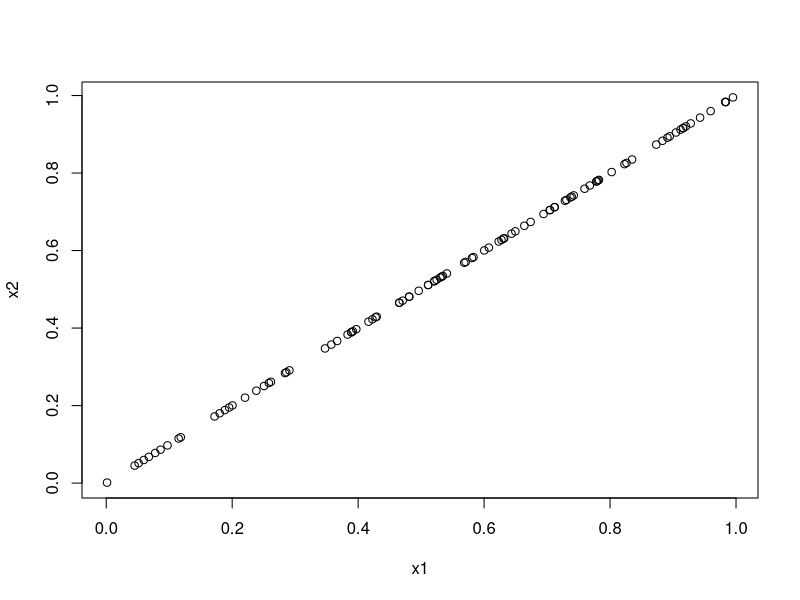

Write R code to recreate this figure.
## ---- chunk 1
knitr::opts_chunk$set(echo = TRUE)
## ---- chunk 2
set.seed(20202020)
x1 <- runif(100)
x2 <- x1
y <- x1+x2+rnorm(100)
## ---- chunk 3
m <- lm(y~x1+x2)
summary(m)
## ---- chunk 4
plot(x1,x2)
## ---- chunk 5
cor(x1,x2)
## ---- chunk 6

## ---- chunk 7
set.seed(20202020)
x1 <- runif(100)
x2 <- x1 + rnorm(100, 0, .1)
y <- x1 + x2 + rnorm(100)

cor(x1, x2)
## ---- chunk 8
m <- lm(y~x1+x2)
summary(m)
## ---- chunk 9
summary(update(m,.~x1))
summary(update(m,.~x2))
